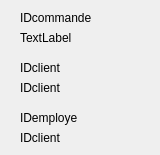
         <widget class="QWidget" name="page_6">
          <widget class="QLabel" name="label_45">
           <property name="geometry">
            <rect>
             <x>20</x>
             <y>10</y>
             <width>81</width>
             <height>16</height>
            </rect>
           </property>
           <property name="text">
            <string>IDcommande</string>
           </property>
          </widget>
          <widget class="QLabel" name="cmdlabel">
           <property name="geometry">
            <rect>
             <x>20</x>
             <y>30</y>
             <width>131</width>
             <height>16</height>
            </rect>
           </property>
           <property name="text">
            <string>TextLabel</string>
           </property>
          </widget>
          <widget class="QLabel" name="label_46">
           <property name="geometry">
            <rect>
             <x>20</x>
             <y>60</y>
             <width>131</width>
             <height>16</height>
            </rect>
           </property>
           <property name="text">
            <string>IDclient</string>
           </property>
          </widget>
          <widget class="QLabel" name="clientlabel">
           <property name="geometry">
            <rect>
             <x>20</x>
             <y>80</y>
             <width>131</width>
             <height>16</height>
            </rect>
           </property>
           <property name="text">
            <string>IDclient</string>
           </property>
          </widget>
          <widget class="QLabel" name="label_47">
           <property name="geometry">
            <rect>
             <x>20</x>
             <y>110</y>
             <width>131</width>
             <height>16</height>
            </rect>
           </property>
           <property name="text">
            <string>IDemploye</string>
           </property>
          </widget>
          <widget class="QLabel" name="emplabel">
           <property name="geometry">
            <rect>
             <x>20</x>
             <y>130</y>
             <width>131</width>
             <height>16</height>
            </rect>
           </property>
           <property name="text">
            <string>IDclient</string>
           </property>
          </widget>
         </widget>
